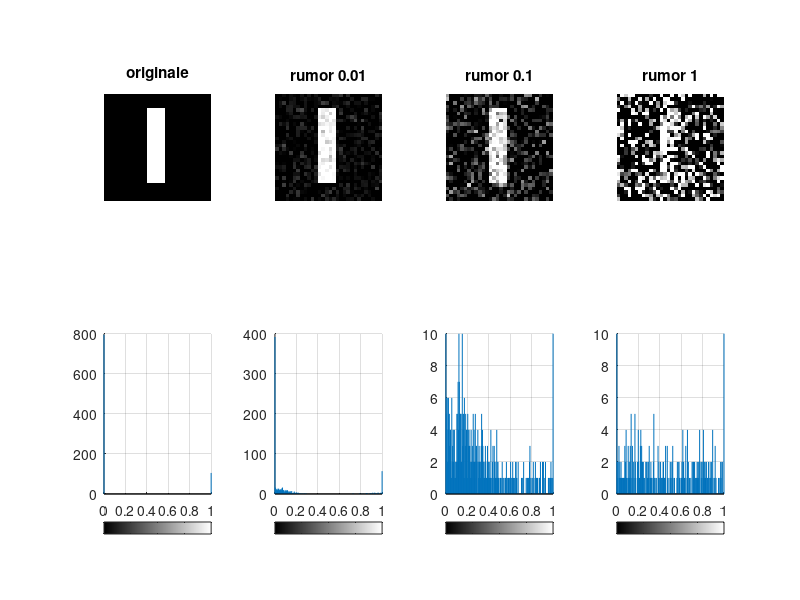

Recreate this plot in MATLAB.
img = zeros(30,30);
img(5:25, 13:17)=1;

rumor001 = imnoise(img,'gaussian', 0, 0.01); 
rumor01 = imnoise(img,'gaussian', 0, 0.1); 
rumor1 = imnoise(img,'gaussian', 0, 1); 

subplot(2, 4, 1), imshow(img, 'InitialMagnification', 'fit'), title('originale');
subplot(2, 4, 2), imshow(rumor001, 'InitialMagnification', 'fit'), title('rumor 0.01');
subplot(2, 4, 3), imshow(rumor01, 'InitialMagnification', 'fit'), title('rumor 0.1');
subplot(2, 4, 4), imshow(rumor1, 'InitialMagnification', 'fit'), title('rumor 1');

subplot(2, 4, 5), imhist(img), grid;
subplot(2, 4, 6), imhist(rumor001), grid;
subplot(2, 4, 7), imhist(rumor01), grid;
subplot(2, 4, 8), imhist(rumor1), grid;
